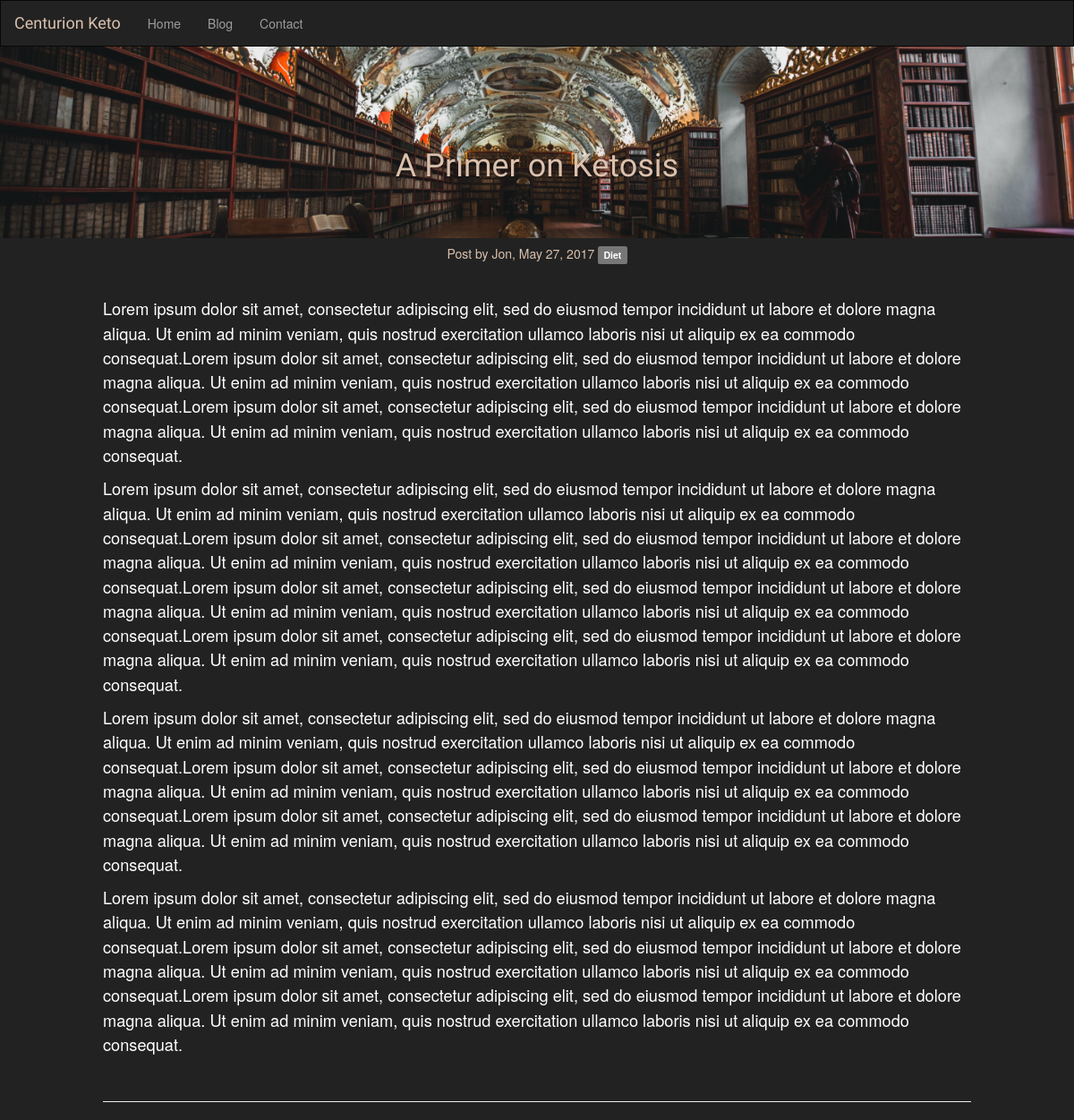
The app's page /post/1/ with its own data.
### blog/models.py (models this page shows, shortened)
class Blogpost(models.Model):
    Fitness = 'Fitness'
    Diet = 'Diet'
    Creed = 'Creed'
    LABEL_OPTIONS = (
        (Fitness, 'Fitness'),
        (Diet, 'Diet'),
        (Creed, 'Creed'),
    )
    title = models.CharField(max_length=50, blank=True, null=True)
    pub_date = models.DateField(blank=True, null=True)
    author = models.CharField(max_length=25, blank=True, null=True)
    label = models.CharField(max_length=7, choices=LABEL_OPTIONS, default=Fitness)
    content = models.TextField()

### blog/views.py (the view)
# urls.py: url(r'^post/(?P<blog_id>[0-9]+)/$', blog.views.post, name="post"),
def post(request, blog_id):
    blogpost = get_object_or_404(Blogpost, pk=blog_id)
    return render(request, 'blog/post.html', {'blogpost': blogpost})

### blog/templates/blog/post.html (shortened to what this page needs)
<!DOCTYPE html>
<html lang="en">
  {% load static %}
<head>
  <link rel="stylesheet" href="https://maxcdn.bootstrapcdn.com/bootstrap/3.3.7/css/bootstrap.min.css">
</head>
<body>
<nav class="navbar navbar-inverse">
  <div class="container-fluid">
    <div class="navbar-header">
      <a class="navbar-brand" style="font-family: 'Playball', cursive; color: #DBC1AD  ;" href="{% url 'home' %}">Centurion Keto</a>
    </div>
    <div class="collapse navbar-collapse" id="myNavbar">
      <ul class="nav navbar-nav">
        <li><a href="{% url 'home' %}">Home</a></li>
        <li><a href="{% url 'blog' %}">Blog</a></li>
        <li><a href="#">Contact</a></li>
      </ul>
    </div>
  </div>
</nav>
<div id="mycarousel" class="carousel slide" data-ride="carousel">
    <div class="carousel-inner">
        <div class="item active">
        <img src="{% static '/pics/post1v1.png' %}" alt="" style="width:100%;" class="img-responsive">
           <div class="carousel-caption" style="font-family: 'Playball', cursive; color: #DBC1AD  ;">
           <h1 class="display-2">{{blogpost.title}}</h1>
           </div>
        </div>
    </div>
</div>
    <div class="col-sm-offset-1 col-sm-10 ">
      <h5 class="text-center"> Post by {{blogpost.author}}, {{blogpost.pub_date}}   <span class="label label-default">{{blogpost.label}}</span></h5>
      <br>
      <p >{{blogpost.content|linebreaks}}</p>
      <br>
      <hr>
    </div>
</body>
</html>

### blog/templates/blog/post.html (style rules this page uses)
body { background-color: #222222 ; color: #DBC1AD ; }
.navbar { margin-bottom: 0; border-radius: 0; }
p { color: white; font-size: 1.3em; line-height: 1.5em; }

### records on screen
Blogpost: title "A Primer on Ketosis", author "Jon", pub_date "May 27, 2017", label "Diet", content "Lorem ipsum dolor sit amet, consectetur adipiscing elit, sed do eiusmod tempor incididunt ut labore et dolore magna aliqua. Ut enim ad minim veniam, quis nostrud exercitation ullamco laboris nisi ut aliquip ex ea commodo consequat.Lorem ipsum dolor sit amet, consectetur adipiscing elit, sed do eiusmod tempor incididunt ut labore et dolore magna aliqua. Ut enim ad minim veniam, quis nostrud exercitation ullamco laboris nisi ut aliquip ex ea commodo consequat.Lorem ipsum dolor sit amet, consectetur adipiscing elit, sed do eiusmod tempor incididunt ut labore et dolore magna aliqua. Ut enim ad minim veniam, quis nostrud exercitation ullamco laboris nisi ut aliquip ex ea commodo consequat. Lorem…"
